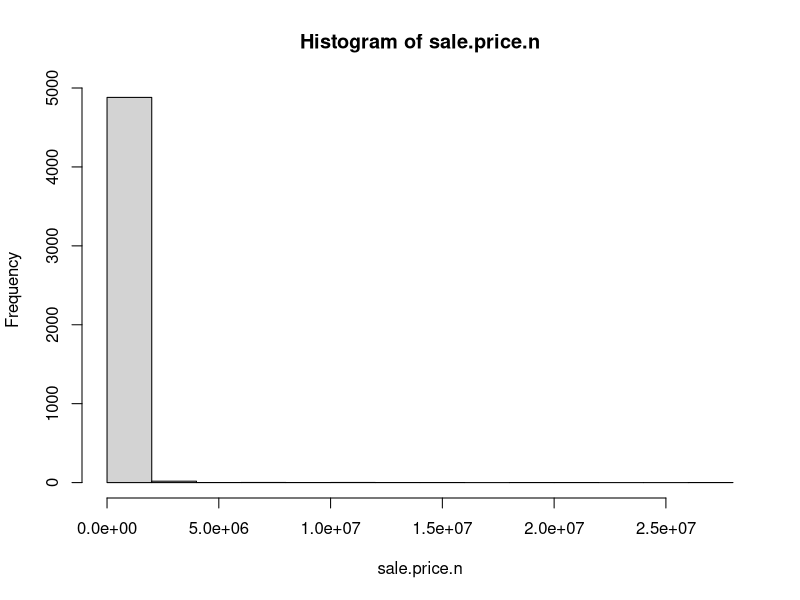
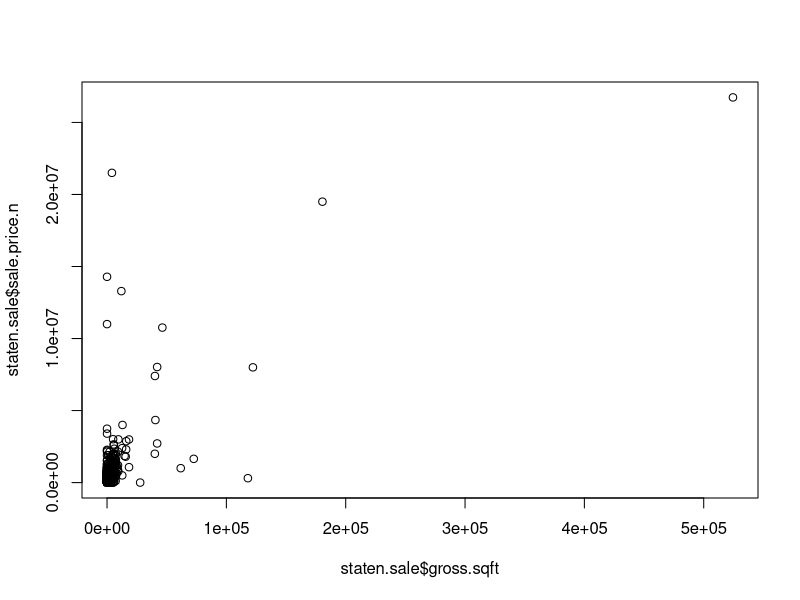
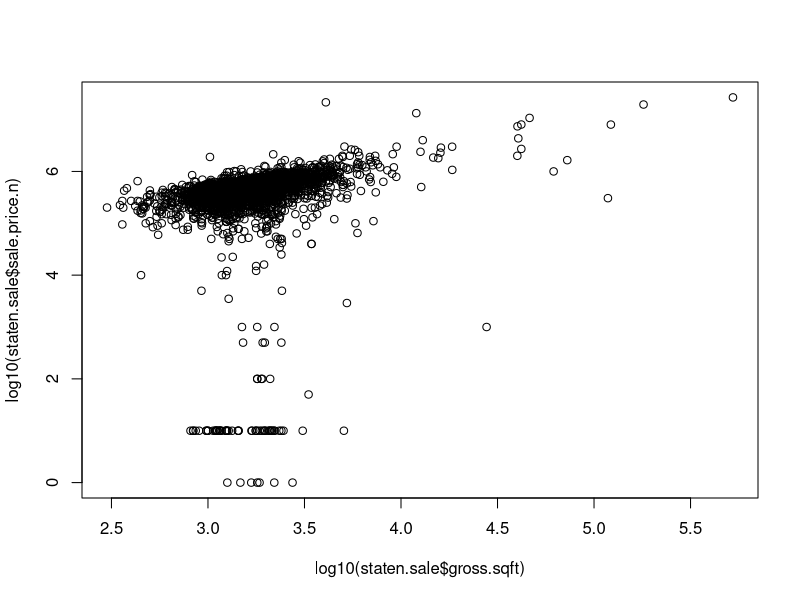
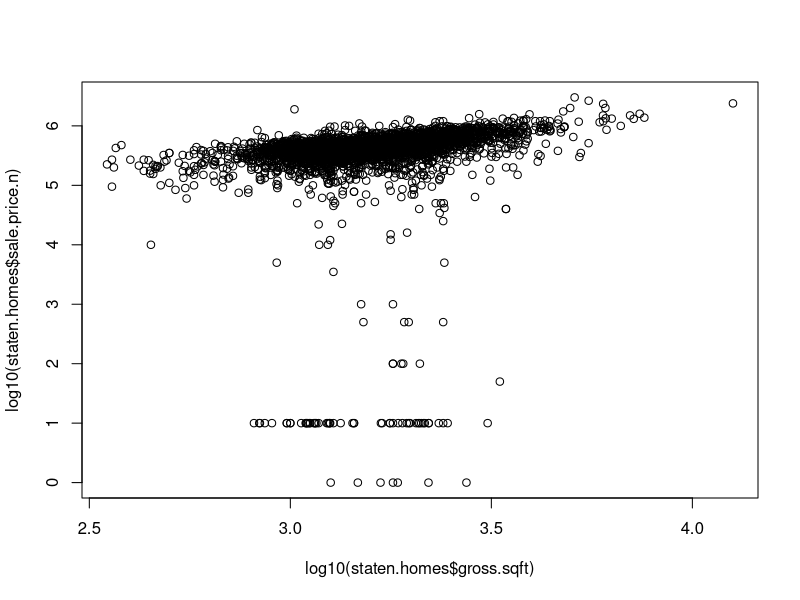
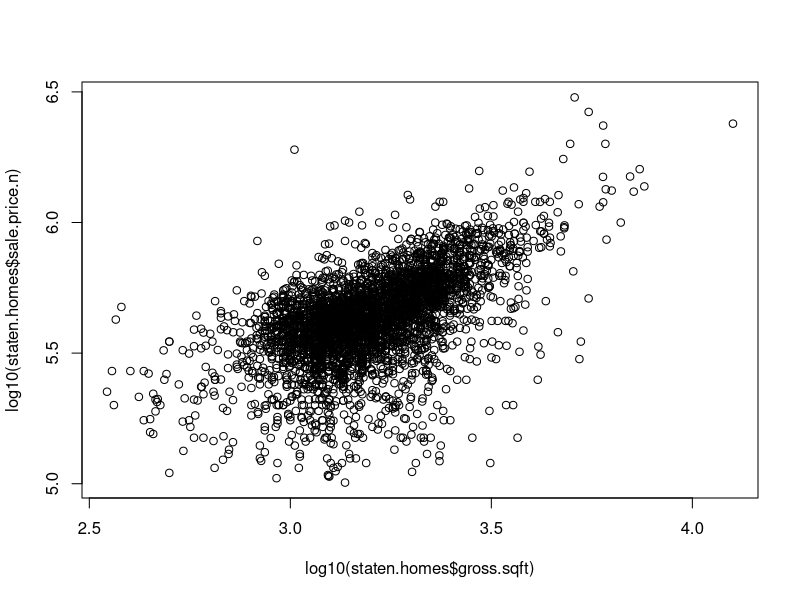
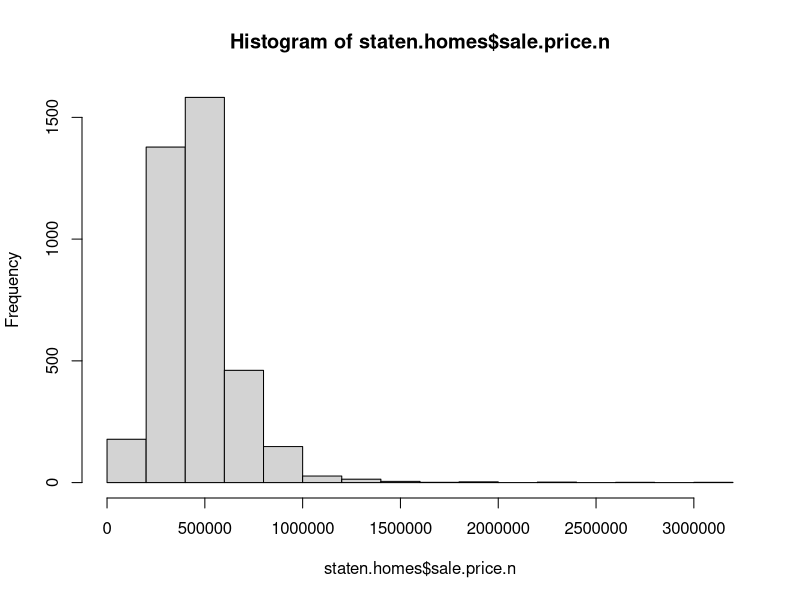
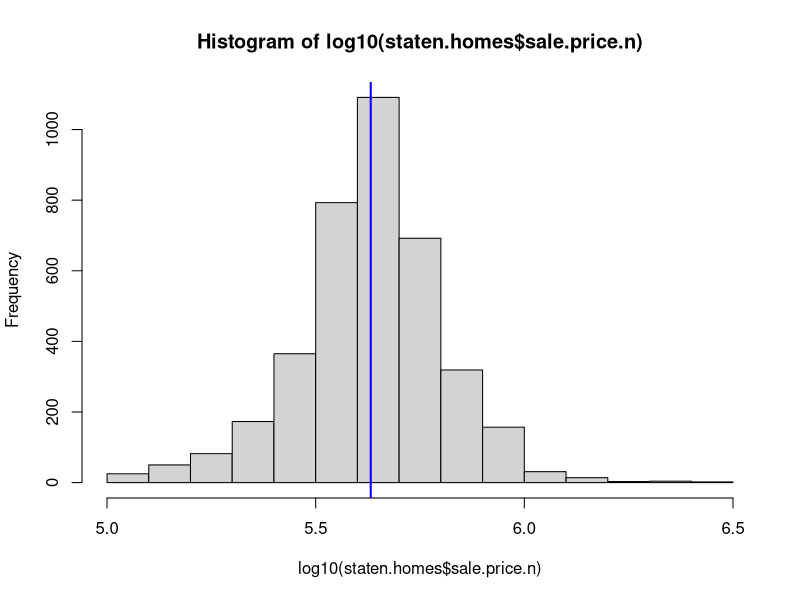

Write the R code that produced these figures, in order.
## ---- chunk 1
#First Start off by by loading the Plyr Library
## It is and R package that allows easy manipulation of large data set  by manipulating data values and putting it back together.
library(plyr)
#Next step is to create a new R Project and setting the working directory to a directory/folder on your local machine Where the Project files will be organized.
setwd("C:\\Users\\samaresh\\SMU\\Doing Datascience\\week4\\RollingSales_StatenIsland")
#Read the Staten Island data file after saving it as a csv
staten <- read.csv("Data/rollingsales_statenisland.csv",skip=4,header=TRUE)
#Exploratory data analysis by looking at the summary data 
head(staten)
summary(staten)
str(staten)
#Data Cleanup to eliminate spaces and getting rid of leading digits
staten$SALE.PRICE.N <- as.numeric(gsub("[^[:digit:]]","", staten$SALE.PRICE))
count(is.na(staten$SALE.PRICE.N))
names(staten) <- tolower(names(staten)) # make all variable names lower case
staten$gross.sqft <- as.numeric(gsub("[^[:digit:]]","", staten$gross.square.feet))
staten$land.sqft <- as.numeric(gsub("[^[:digit:]]","", staten$land.square.feet))
staten$year.built <- as.numeric(as.character(staten$year.built))

## analysing the subject of interest which is the Sales Price
attach(staten)
hist(sale.price.n) 
detach(staten)

## Eliminate all the 0$ sales
staten.sale <- staten[staten$sale.price.n!=0,]
## Plot the Sqft vs Sales Price
plot(staten.sale$gross.sqft,staten.sale$sale.price.n)
## Since the graph is right skewed we will do a log transformation
plot(log10(staten.sale$gross.sqft),log10(staten.sale$sale.price.n))

## Analysing sale price of family dwellings
staten.homes <- staten.sale[which(grepl("FAMILY",staten.sale$building.class.category)),]
dim(staten.homes)
## Plot the Sqft vs Sales Price for family dwellings after log transformation
plot(log10(staten.homes$gross.sqft),log10(staten.homes$sale.price.n))
##Analyse the outliers
summary(staten.homes[which(staten.homes$sale.price.n<100000),])


## outliers that seem like they weren't actual sales
staten.homes$outliers <- (log10(staten.homes$sale.price.n) <=5) + 0
## remove outliers that seem like they weren't actual sales
staten.homes <- staten.homes[which(staten.homes$outliers==0),]
## plot the sqft vs sales price for family dwellings above 100K
plot(log10(staten.homes$gross.sqft),log10(staten.homes$sale.price.n))


##Histogram to analyse the sales price for family dwellings after removing outliers 
hist(staten.homes$sale.price.n)
##Histogram to analyse the sales price for family dwellings after removing outliers after log transformation as the above is right skewed
hist(log10(staten.homes$sale.price.n))
#display the mean sale price and mark it on the histogram in blue
mx <-  mean(log10(staten.homes$sale.price.n))
abline(v = mx, col = "blue", lwd = 2)
#display the mean sale price and mark it on the histogram in red
medx <- median(log10(staten.homes$sale.price.n))
abline(v = medx, col = "red", lwd = 0.1)
